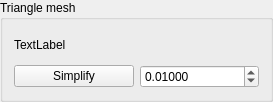
<?xml version="1.0" encoding="UTF-8"?>
<ui version="4.0">
 <class>TriMeshFrame</class>
 <widget class="QGroupBox" name="TriMeshFrame">
  <property name="geometry">
   <rect>
    <x>0</x>
    <y>0</y>
    <width>273</width>
    <height>102</height>
   </rect>
  </property>
  <property name="windowTitle">
   <string>GroupBox</string>
  </property>
  <property name="title">
   <string>Triangle mesh</string>
  </property>
  <layout class="QVBoxLayout" name="verticalLayout">
   <item>
    <widget class="QLabel" name="label">
     <property name="text">
      <string>TextLabel</string>
     </property>
    </widget>
   </item>
   <item>
    <layout class="QHBoxLayout" name="horizontalLayout_3">
     <item>
      <widget class="QPushButton" name="btn_simplify">
       <property name="statusTip">
        <string>Discretize the path with the given resolution</string>
       </property>
       <property name="text">
        <string>Simplify</string>
       </property>
      </widget>
     </item>
     <item>
      <widget class="QDoubleSpinBox" name="spin_resolution">
       <property name="statusTip">
        <string>Change the duration of the path</string>
       </property>
       <property name="decimals">
        <number>5</number>
       </property>
       <property name="minimum">
        <double>0.000100000000000</double>
       </property>
       <property name="maximum">
        <double>1.000000000000000</double>
       </property>
       <property name="singleStep">
        <double>0.000100000000000</double>
       </property>
       <property name="value">
        <double>0.010000000000000</double>
       </property>
      </widget>
     </item>
    </layout>
   </item>
  </layout>
 </widget>
 <resources/>
 <connections>
  <connection>
   <sender>btn_simplify</sender>
   <signal>clicked()</signal>
   <receiver>TriMeshFrame</receiver>
   <slot>Simplify()</slot>
   <hints>
    <hint type="sourcelabel">
     <x>73</x>
     <y>131</y>
    </hint>
    <hint type="destinationlabel">
     <x>106</x>
     <y>1</y>
    </hint>
   </hints>
  </connection>
 </connections>
 <slots>
  <slot>Simplify()</slot>
 </slots>
</ui>
